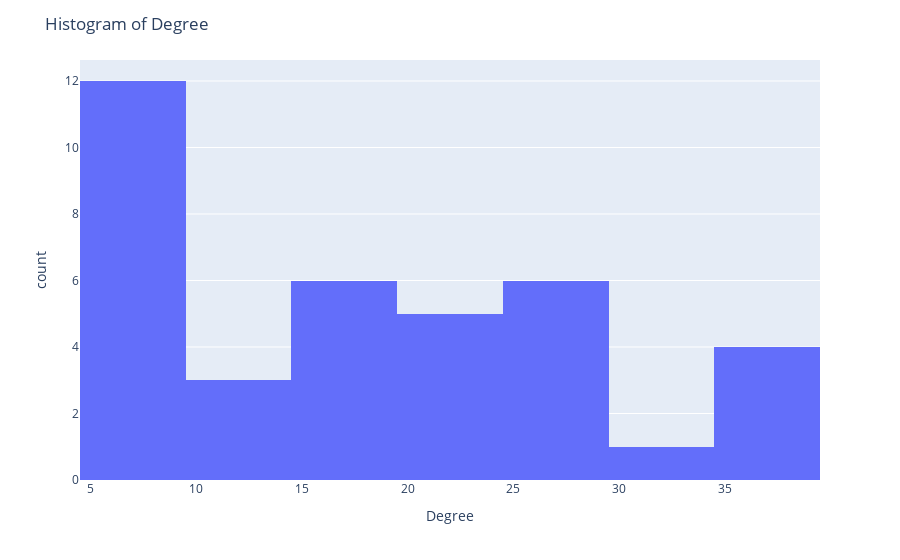

Notebook source saved alongside this figure:
### Code cell
fig = px.histogram(holder_df, x = 'Degree', nbins = 10)
fig.update_layout(title = 'Histogram of Degree')
fig.show()

### Figure 1 — Plotly figure (JSON) as saved in the notebook; plotly's stock layout.template omitted (floating-point values rounded to 4 significant figures)
{"data": [{"alignmentgroup": "True", "bingroup": "x", "hovertemplate": "Degree=%{x}<br>count=%{y}<extra></extra>", "legendgroup": "", "marker": {"color": "#636efa", "pattern": {"shape": ""}}, "name": "", "nbinsx": 10, "offsetgroup": "", "orientation": "v", "showlegend": false, "type": "histogram", "x": [36, 9, 29, 13, 25, 9, 18, 9, 13, 9, 22, 24, 20, 9, 36, 9, 25, 15, 24, 9, 36, 32, 25, 9, 9, 9, 17, 26, 9, 15, 26, 21, 17, 19, 36, 12, 9], "xaxis": "x", "yaxis": "y"}], "layout": {"barmode": "relative", "legend": {"tracegroupgap": 0}, "margin": {"t": 60}, "title": {"text": "Histogram of Degree"}, "xaxis": {"anchor": "y", "domain": [0, 1], "title": {"text": "Degree"}}, "yaxis": {"anchor": "x", "domain": [0, 1], "title": {"text": "count"}}}}
